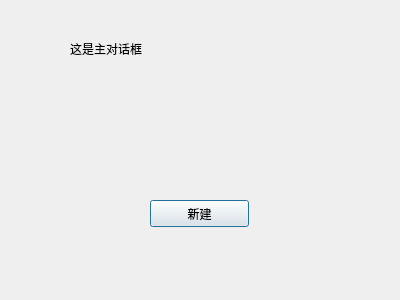
<?xml version="1.0" encoding="UTF-8"?>
<ui version="4.0">
 <class>QDlgMain</class>
 <widget class="QDialog" name="QDlgMain">
  <property name="geometry">
   <rect>
    <x>0</x>
    <y>0</y>
    <width>400</width>
    <height>300</height>
   </rect>
  </property>
  <property name="windowTitle">
   <string>QDlgMain</string>
  </property>
  <widget class="QLabel" name="label">
   <property name="geometry">
    <rect>
     <x>70</x>
     <y>40</y>
     <width>211</width>
     <height>17</height>
    </rect>
   </property>
   <property name="text">
    <string>这是主对话框</string>
   </property>
  </widget>
  <widget class="QPushButton" name="btnNew">
   <property name="geometry">
    <rect>
     <x>150</x>
     <y>200</y>
     <width>99</width>
     <height>27</height>
    </rect>
   </property>
   <property name="text">
    <string>新建</string>
   </property>
  </widget>
 </widget>
 <layoutdefault spacing="6" margin="11"/>
 <resources/>
 <connections/>
</ui>
